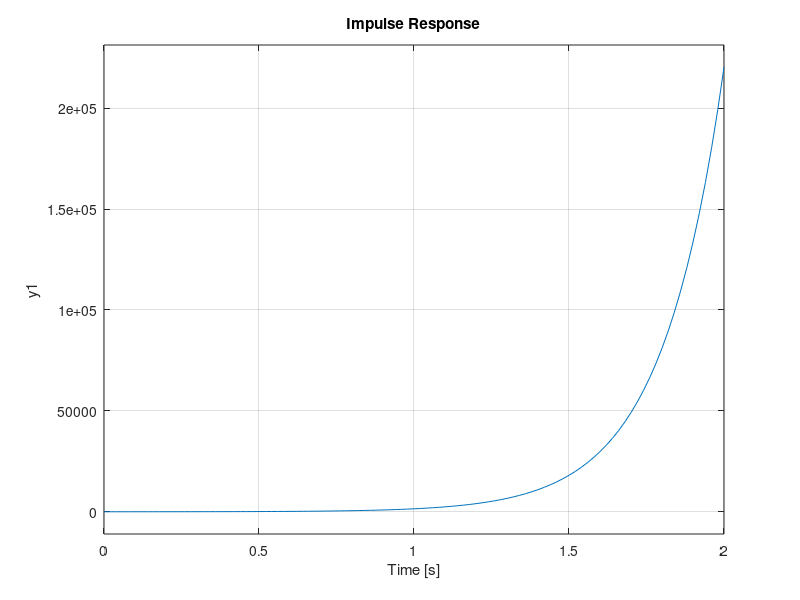

Write the MATLAB code that produced this figure.
clear all, close all, pack

es = menu(' Risposta di sistemi del primo ordine ad ingressi canonici',...
    '1: G1(s) = 10/(s-5)',...
    '2: G2(s) = 10/s',...
    '3: G3(s) = 10/(s+5)',...
    '4: G4(s) = 10/(s+20)');

switch es,
    case 1,
        DEN = [1 -5];
    case 2,
        DEN = [1 0];
    case 3,
        DEN = [1 5];
    case 4,
        DEN = [1 20];
end

NUM = 10;

SYS = tf(NUM, DEN);

u = menu('Ingresso',...
    '1: impulse',...
    '2: step');

figure(1)

switch u,
    case 1,
        impulse(SYS);
    case 2,
        step(SYS);
end

    